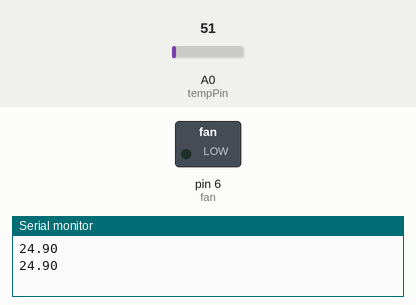
This sketch was run on a simulated Arduino Uno, built with avr-gcc and run on an emulated ATmega328P. Parts: switched loads named in the sketch (green lamp = pin HIGH), the last lines printed to the serial monitor. The inputs (shaded band) are chosen by the test bench; at power-on: A0 (tempPin) = 51.

Above: at 1.8 s.
1.9 s: A0 (tempPin) set to 61
At 3.8 s:
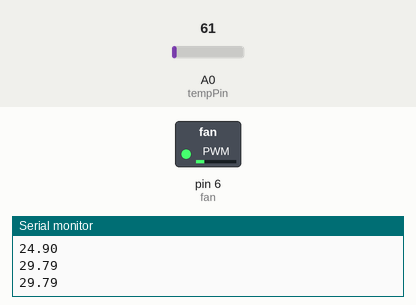
4.5 s: A0 (tempPin) set to 71
At 7.2 s:
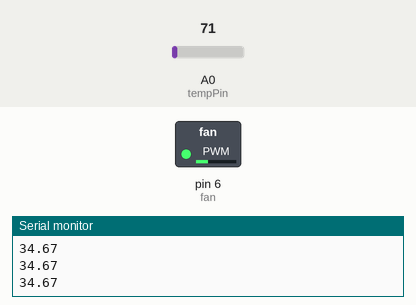
7.5 s: A0 (tempPin) set to 112
At 9.6 s:
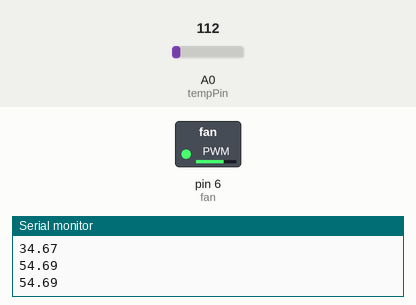
Timing chart, 0 to 11.1 s (numbered marks = the images above; inputs shaded):
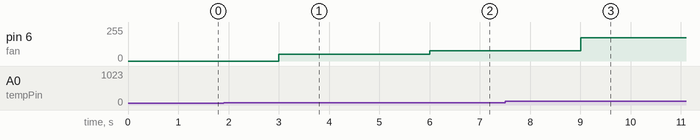

Measured:
- after the input at 1.9 s, pin 6 (fan): 0/255 → 51/255 after 1.1 s
- after the input at 4.5 s, pin 6 (fan): 51/255 → 76/255 after 1.5 s
- after the input at 7.5 s, pin 6 (fan): 76/255 → 175/255 after 1.5 s

The sketch:

EXP_6_LM35_FAN.ino
```cpp
float temp;
int tempPin = A0; //arduino pin used for temperature sensor
int tempMin = 25; // the temperature to start the Fan
int tempMax = 70;
int fan = 6; // the pin where fan is connected
int fanSpeed = 0;
void setup() {
pinMode(fan, OUTPUT);
pinMode(tempPin, INPUT);
Serial.begin(9600);
}
void loop() {
temp = analogRead(tempPin);
temp = (temp *5.0*100.0)/1024.0; //calculate the temperature in Celsius
Serial.println(temp);
delay(1000); // delay in between reads for stability
if(temp < tempMin) { // if temp is lower than minimum temp
fanSpeed = 0; // fan is not spinning
digitalWrite(fan, LOW);
}
if((temp >= tempMin) && (temp <= tempMax)) //if temperature is higher than the minimum range
{
fanSpeed = map(temp, tempMin, tempMax, 32, 255); // the actual speed of fan
analogWrite(fan, fanSpeed); // spin the fan at the fanSpeed speed
}
}
```
